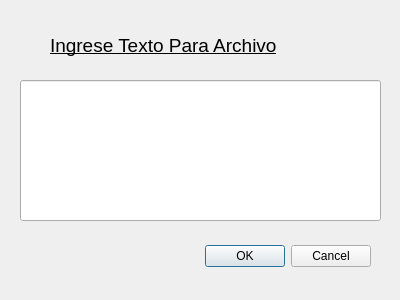
<?xml version="1.0" encoding="UTF-8"?>
<ui version="4.0">
 <class>Dialog</class>
 <widget class="QDialog" name="Dialog">
  <property name="geometry">
   <rect>
    <x>0</x>
    <y>0</y>
    <width>400</width>
    <height>300</height>
   </rect>
  </property>
  <property name="windowTitle">
   <string>Dialog</string>
  </property>
  <widget class="QDialogButtonBox" name="buttonBox">
   <property name="geometry">
    <rect>
     <x>30</x>
     <y>240</y>
     <width>341</width>
     <height>32</height>
    </rect>
   </property>
   <property name="orientation">
    <enum>Qt::Horizontal</enum>
   </property>
   <property name="standardButtons">
    <set>QDialogButtonBox::Cancel|QDialogButtonBox::Ok</set>
   </property>
  </widget>
  <widget class="QLineEdit" name="lineEdit">
   <property name="geometry">
    <rect>
     <x>20</x>
     <y>80</y>
     <width>361</width>
     <height>141</height>
    </rect>
   </property>
  </widget>
  <widget class="QLabel" name="label">
   <property name="geometry">
    <rect>
     <x>50</x>
     <y>25</y>
     <width>331</width>
     <height>41</height>
    </rect>
   </property>
   <property name="font">
    <font>
     <pointsize>14</pointsize>
     <weight>50</weight>
     <bold>false</bold>
     <underline>true</underline>
    </font>
   </property>
   <property name="text">
    <string>Ingrese Texto Para Archivo</string>
   </property>
  </widget>
 </widget>
 <resources/>
 <connections>
  <connection>
   <sender>buttonBox</sender>
   <signal>accepted()</signal>
   <receiver>Dialog</receiver>
   <slot>accept()</slot>
   <hints>
    <hint type="sourcelabel">
     <x>248</x>
     <y>254</y>
    </hint>
    <hint type="destinationlabel">
     <x>157</x>
     <y>274</y>
    </hint>
   </hints>
  </connection>
  <connection>
   <sender>buttonBox</sender>
   <signal>rejected()</signal>
   <receiver>Dialog</receiver>
   <slot>reject()</slot>
   <hints>
    <hint type="sourcelabel">
     <x>316</x>
     <y>260</y>
    </hint>
    <hint type="destinationlabel">
     <x>286</x>
     <y>274</y>
    </hint>
   </hints>
  </connection>
 </connections>
</ui>
